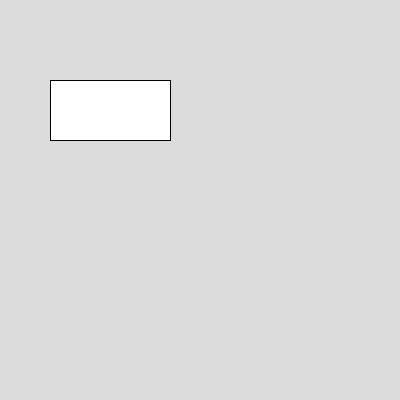
Frame 1 (no input)
Frame 60 (the mouse pressed at the canvas centre just before this capture): identical to frame 1, image omitted
Frame 120 (the mouse held since frame 60 and released just before this capture): identical to frame 1, image omitted

The Processing sketch that drew this single still picture (run headless with seeded random() and noise(); from frame 60 on, the mouse is pressed at the canvas centre):

// Processing sketch: Opdracht_12_1
// ── Opdracht_12_1.pde
Rectangle r;

void setup() {
  size(400, 400);
  r = new Rectangle(50, 80, 120, 60);
}

void draw() {
  background(220);
  r.teken();
}

class Rectangle {
  float x;
  float y;
  float breedte;
  float hoogte;

  Rectangle(float x, float y, float breedte, float hoogte) {
    this.x = x;
    this.y = y;
    this.breedte = breedte;
    this.hoogte = hoogte;
  }

  void teken() {
    rect(x, y, breedte, hoogte);
  }
}
